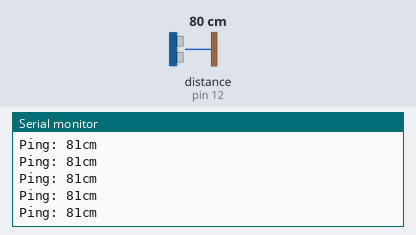
Recording of a sketch running on a simulated Arduino Uno, built with avr-gcc and run on an emulated ATmega328P. Shown: the last lines printed to the serial monitor. The test bench sets the inputs (shaded band); at power-on: distance to the obstacle (sensor on pin 12) 80 cm. The echo pulse lasts 58.3 µs per cm.

Above: at 1.2 s.
1.3 s: distance to the obstacle (sensor on pin 12) set to 2 cm
At 1.34 s:
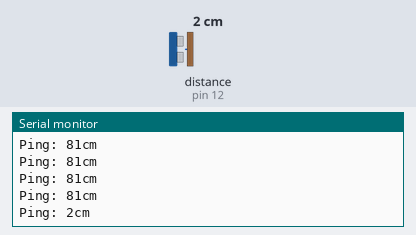
2.8 s: distance to the obstacle (sensor on pin 12) set to 4 cm
At 2.85 s:
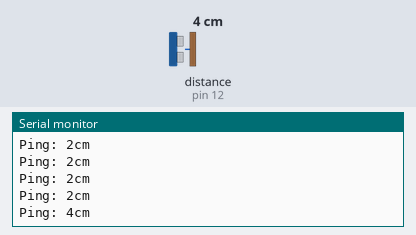
Timing chart, 0 to 5.8 s (numbered marks = the images above; inputs shaded):
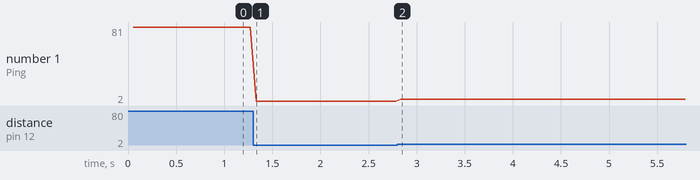

Measured:
- after the input at 1.3 s, the serial monitor: prints a new line at once (image 1)
- after the input at 2.8 s, the serial monitor: prints a new line at once (image 2)
- plotted number 1: 81 → 2 after the input at 1.3 s, 2 → 4 after the input at 2.8 s

The sketch:

Distance.ino
```cpp
#include <NewPing.h>

#define Trig  13
#define Echo  12
#define Distance 200

NewPing sonar(Trig, Echo, Distance);

void setup() {
  Serial.begin(115200); //
}

void loop() {
  if(sonar.ping_cm() != 0){
  delay(50);
  Serial.print("Ping: ");
  Serial.print(sonar.ping_cm());
  Serial.println("cm");
  }
}
```
